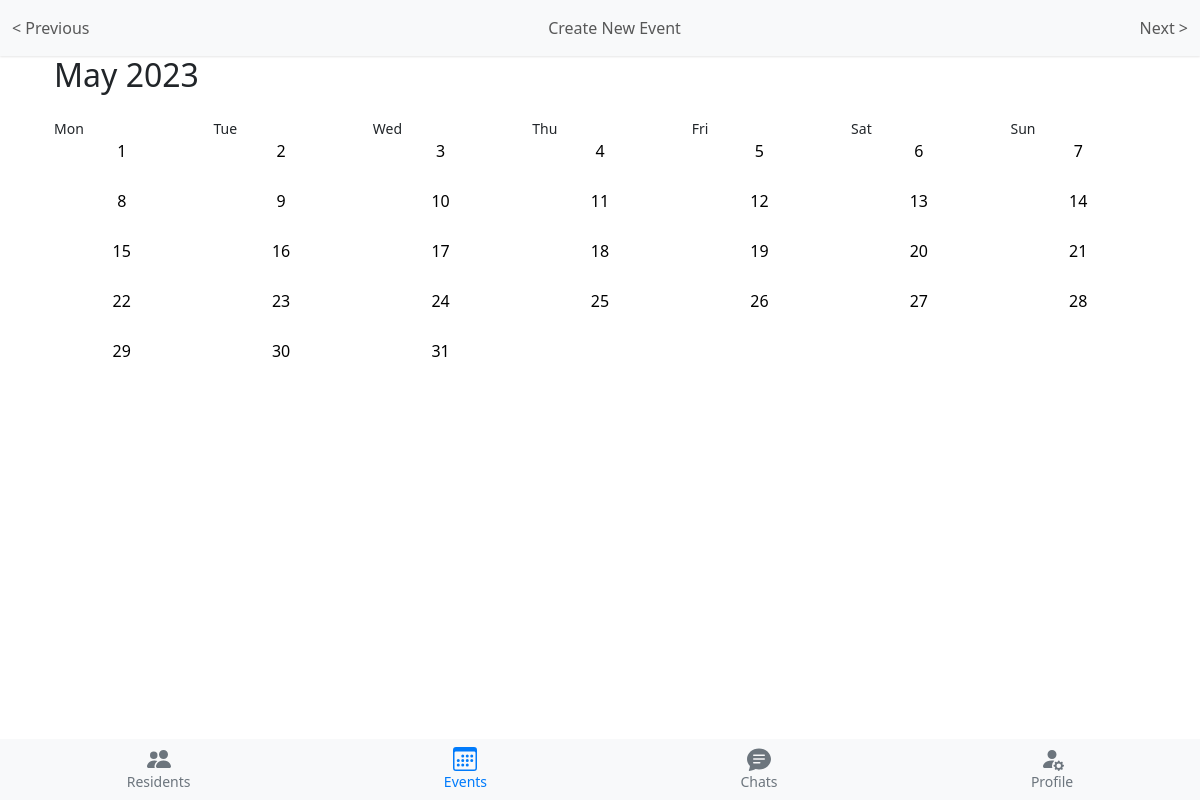
The page /events/event_list/ on the database as committed earlier.
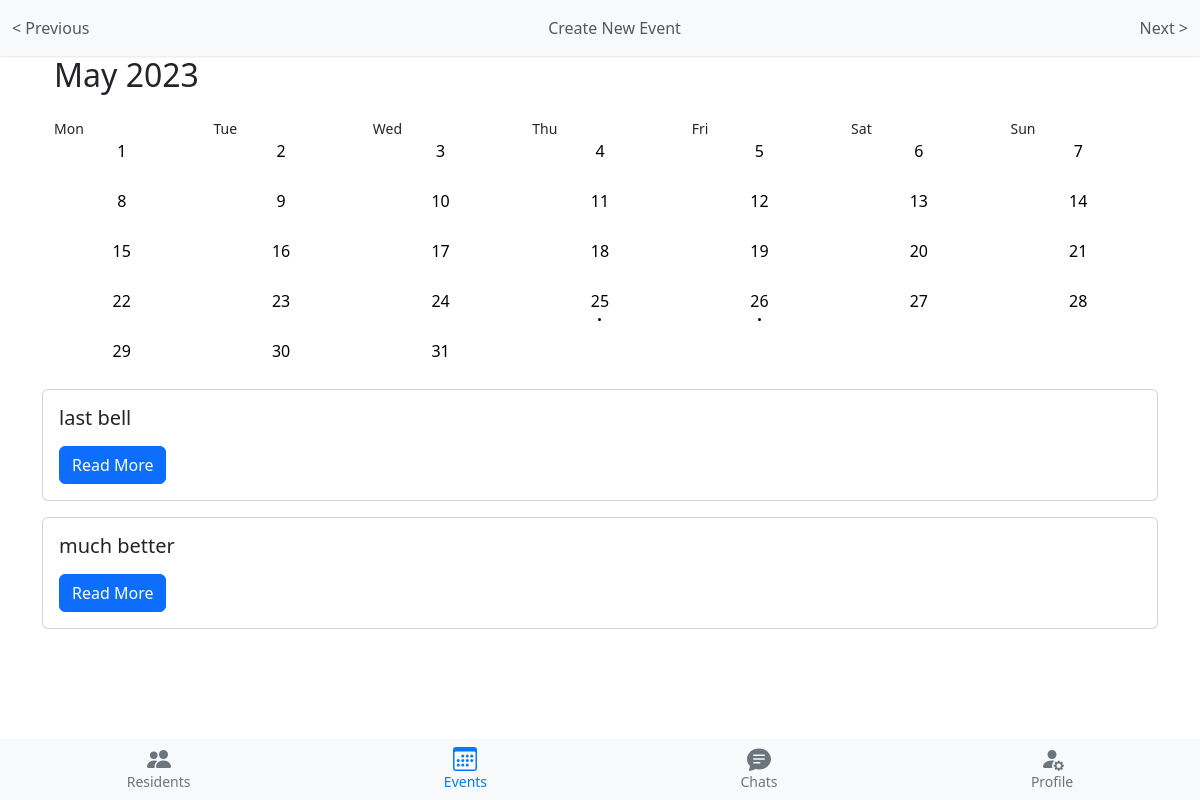
The same page on the database as committed later.
### events/models.py (models this page shows, shortened)
class Event(models.Model):
    id = models.UUIDField(primary_key=True, default=uuid.uuid4, editable=False)
    title = models.CharField(max_length=255)
    description = models.TextField(null=True, blank=True)
    start_datetime = models.DateTimeField()
    venue = models.CharField(max_length=255)
    organizer = models.ForeignKey(User, related_name='organized_events', on_delete=models.CASCADE)
    attendees = models.ManyToManyField(User, through='EventAttendee')
    image = models.ImageField(upload_to='demo/', null=True, blank=True)

### events/views.py (the view)
# urls.py: path('event_list/', EventListView.as_view(), name='event_list'),
class EventListView(ListView):
    model = Event
    template_name = 'events/event_list.html'
    context_object_name = 'events'
    def get_context_data(self, **kwargs):
        context = super().get_context_data(**kwargs)
        today = datetime.now().date()
        year = int(self.kwargs.get('year', today.year))
        month = int(self.kwargs.get('month', today.month))
        _, days_in_month = monthrange(year, month)
        prev_year = year - 1 if month == 1 else year
        prev_month = month - 1 if month != 1 else 12
        next_year = year + 1 if month == 12 else year
        next_month = month + 1 if month != 12 else 1
        start_date = timezone.make_aware(datetime(year, month, 1), timezone.utc)
        end_date = start_date + timedelta(days=days_in_month)
        start_date = max(start_date, timezone.make_aware(datetime.combine(today, datetime.min.time()), timezone.utc))
        events = Event.objects.filter(start_datetime__gte=start_date, start_datetime__lt=end_date).order_by(
            'start_datetime')
        month_calendar = calendar.monthcalendar(year, month)
        context['month'] = month_calendar
        context['days_in_month'] = days_in_month
        context['month_number'] = month
        context['month_name'] = calendar.month_name[month]
        context['year'] = year
        context['prev_month'] = prev_month
        context['prev_year'] = prev_year
        context['next_month'] = next_month
        context['next_year'] = next_year
        context['events'] = events
        return context

### chatrooms/templates/events/event_list.html (shortened to what this page needs)
{% extends "chatrooms/base.html" %}
{% load bootstrap5 %}
{% load static %}
{% block navbar %}
<nav class="navbar navbar-light bg-light sticky-top navbar-room">
    <div class="container-fluid d-flex justify-content-between">
        <div class="navbar-nav">
            <a class="nav-link" href="{% url 'event_list_nav' year=prev_year month=prev_month %}">< Previous</a>
        </div>
        <div class="navbar-nav">
            <a class="nav-link" href="{% url 'event_create' %}">Create New Event</a>
        </div>
        <div class="navbar-nav">
            <a class="nav-link" href="{% url 'event_list_nav' year=next_year month=next_month %}">Next ></a>
        </div>
    </div>
</nav>
{% endblock %}
{% block content %}
<div class="container">
    <div class="container">
        <div class="d-flex justify-content-between align-items-center mb-3">
            <h2>{{ month_name }} {{ year }}</h2>
        </div>
        <div class="row">
            <div class="col" style="font-size: 14px;">Mon</div>
            <div class="col" style="font-size: 14px;">Tue</div>
            <div class="col" style="font-size: 14px;">Wed</div>
            <div class="col" style="font-size: 14px;">Thu</div>
            <div class="col" style="font-size: 14px;">Fri</div>
            <div class="col" style="font-size: 14px;">Sat</div>
            <div class="col" style="font-size: 14px;">Sun</div>
        </div>
        {% for week in month %}
        <div class="row">
            {% for day in week %}
            <div class="col day">
                {% if day < 1 or day > days_in_month %}
                {% else %}
                <a href="{% url 'event_day' year month_number day %}">
                    <span>{{ day }}</span>
                    <div class="event-dots">
                        {% for event in events %}
                        {% if event.start_datetime.day == day %}
                        <span class="dot"></span>
                        {% endif %}
                        {% endfor %}
                    </div>
                </a>
                {% endif %}
            </div>
            {% endfor %}
        </div>
        {% endfor %}
    </div>
    {% for event in events %}
    <div class="card mb-3">
        <div class="card-body">
            <h5 class="card-title">{{ event.title }}</h5>
            <a href="{% url 'event_detail' event.pk %}" class="btn btn-primary">Read More</a>
        </div>
    </div>
    {% endfor %}
</div>
{% endblock %}
{% block footer %}
{% include "chatrooms/footer.html" %}
{% endblock %}

### chatrooms/templates/chatrooms/base.html (shortened to what this page needs)
{% load bootstrap5 %}
{% load humanize %}
{% bootstrap_css %}
{% load static %}
<!DOCTYPE html>
<html lang="en">
<head>
    <link rel="stylesheet" type="text/css" href="{% static 'style.css' %}">
    <link rel="stylesheet" type="text/css" href="{% static 'events.css' %}">
</head>
<body>
{% block navbar %}
{% endblock %}
{% block content %}{% endblock %}
<footer>
    {% block footer %} {% endblock %}
</footer>
</body>
</html>

### chatrooms/templates/chatrooms/footer.html (shortened to what this page needs)
<nav class="navbar fixed-bottom navbar-light bg-light navbar-icons">
    <div class="d-flex justify-content-around w-100">
        <a class="nav-link text-center {% if request.resolver_match.url_name == 'user-list' %}active{% endif %}"
           href="{% url 'user-list' %}">
            <small class="d-block">Residents</small>
        </a>
        <a class="nav-link text-center {% if request.resolver_match.url_name == 'event_list' %}active{% endif %}" href="{% url 'event_list' %}">
            <small class="d-block">Events</small>
        </a>
        {% if request.user.get_last_chatroom %}
        <a class="nav-link text-center {% if request.resolver_match.url_name == 'room' %}active{% endif %}"
           href="{% url 'room' room_name=request.user.get_last_chatroom.name %}">
            <svg xmlns="http://www.w3.org/2000/svg" width="24" height="24" fill="currentColor"
                 class="bi bi-chat-text-fill" viewBox="0 0 16 16">
                <path d="M16 8c0 3.866-3.582 7-8 7a9.06 9.06 0 0 1-2.347-.306c-.584.296-1.925.864-4.181 1.234-.2.032-.352-.176-.273-.362.354-.836.674-1.95.77-2.966C.744 11.37 0 9.76 0 8c0-3.866 3.582-7 8-7s8 3.134 8 7zM4.5 5a.5.5 0 0 0 0 1h7a.5.5 0 0 0 0-1h-7zm0 2.5a.5.5 0 0 0 0 1h7a.5.5 0 0 0 0-1h-7zm0 2.5a.5.5 0 0 0 0 1h4a.5.5 0 0 0 0-1h-4z"/>
            </svg>
            <small class="d-block">Last Chat</small>
        </a>
        {% else %}
        <a class="nav-link text-center {% if request.resolver_match.url_name == 'chats' %}active{% endif %}"
           href="{% url 'chats' %}">
            <small class="d-block">Chats</small>
        </a>
        {% endif %}
        <a class="nav-link text-center {% if request.resolver_match.url_name == 'profile' %}active{% endif %}"
           href="{% url 'profile' %}">
            <small class="d-block">Profile</small>
        </a>
    </div>
</nav>

### static/style.css (style rules this page uses)
body { background-color: white; }
a { text-decoration: none; color: inherit; }
.navbar-room { box-shadow: 0 1px 2px rgba(0, 0, 0, 0.1); }
.navbar-icons .nav-link svg { fill: #6c757d; }
.navbar-icons .nav-link small { color: #6c757d; }
.navbar-icons .nav-link.active svg, .navbar-icons .nav-link.active small { fill: #017bfb; color: #017bfb; }
.sticky-top { position: sticky; top: 0; z-index: 1020; }

### static/events.css (style rules this page uses)
.day { display: flex; justify-content: center; align-items: center; height: 50px; }
.day a { display: block; height: 100%; width: 100%; text-align: center; color: black; text-decoration: none; }
.event-dots { display: flex; justify-content: center; margin-top: 5px; }
.dot { display: inline-block; width: 3px; height: 3px; border-radius: 50%; background-color: black; margin: 0 1px; }

Rows that differ between the two databases and show on the page:
added Event: title "last bell"
added Event: title "much better"
